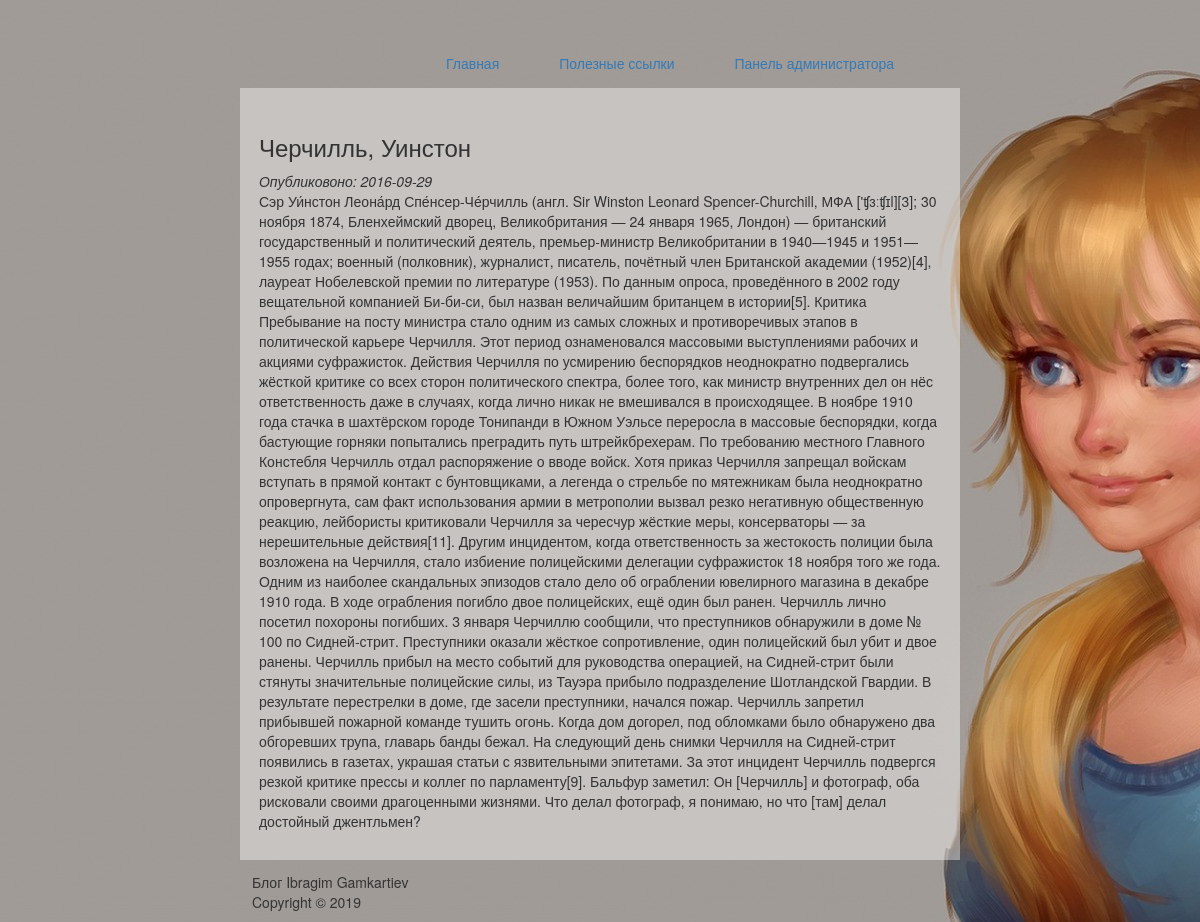
Page /article.php?id=2 on the committed database.
### tables this page shows
CREATE TABLE `articles` (
  `id` int(11) NOT NULL,
  `title` varchar(256) NOT NULL,
  `content` text NOT NULL,
  `data` date NOT NULL,
  `image` text NOT NULL
);

### article.php (called while the page is built, shortened)
<?php
    require_once("database.php");
    require_once("models/articles.php");
    $link = db_connect();
    $article = article_get($link, $_GET['id']);
    include("views/article.php")
?>

### models/articles.php (called while the page is built, shortened)
<?php
    function article_get($link, $id_article){
        $query = "SELECT * FROM `articles` WHERE id=".(int)$id_article;
        $result = mysqli_query($link, $query);
        $article = mysqli_fetch_assoc($result);
        return $article;
    }
?>

### views/article.php (the view, shortened to what this page needs)
<!DOCTYPE html>
<html lang="ru">
<head>
    <link rel="stylesheet" type="text/css" href="/views/css/style.css">
    <link rel="stylesheet" href="https://maxcdn.bootstrapcdn.com/bootstrap/3.3.6/css/bootstrap.min.css">
</head>
<body>
<header>
<?php include "heder.php" ?>
</header>
<main>
 <section>
    <article>
     <h3><?=$article['title'] ?></h3>
     <em>Опубликовоно: <?=$article['data']?></em>
     <p><?=$article['content']?></p>
    </article>
 </section>
</main>
<footer> <p>Блог Ibragim Gamkartiev <br>Copyright &copy; 2019</p> </footer>
</body>
</html>

### views/css/style.css (style rules this page uses)
html { height: 100%; }
body { padding: 0; margin: 0; background: url(../images/bc2.jpg) no-repeat top center; font-size: 100%; display: flex; flex-direction: column; height: 100%; }
header { margin: 2% 20% 0 20%; overflow: hidden; flex: 1 0 auto; }
main { flex: 1 0 auto; min-height: 80%; overflow: hidden; }
section { background: rgba(255,255,255, 0.4); overflow: hidden; width: 60%; min-height: 100%; margin: 0 20%; padding: 1%; }
article { padding: 1%; margin-top: 1%; width: 100%; max-height: 90%; }
footer { flex: 0 0 auto; width: 60%; margin: 1% 20%; padding: 0 1%; }

### rows in the picture
articles: title "Черчилль, Уинстон", data "2016-09-29", content "Сэр Уи́нстон Леона́рд Спе́нсер-Че́рчилль (англ. Sir Winston Leonard Spencer-Churchill, МФА ['ʧɜːʧɪl][3]; 30 ноября 1874, Бленхеймский дворец, Великобритания — 24 января 1965, Лондон) — британский государственный и политический деятель, премьер-министр Великобритании в 1940—1945 и 1951—1955 годах; военный (полковник), журналист, писатель, почётный член Британской академии (1952)[4], лауреат Нобелевской премии по литературе (1953). По данным опроса, проведённого в 2002 году вещательной компанией Би-би-си, был назван величайшим британцем в истории[5]. Критика Пребывание на посту министра стало одним из самых сложных и противоречивых этапов в политической карьере Черчилля. Этот период…"
